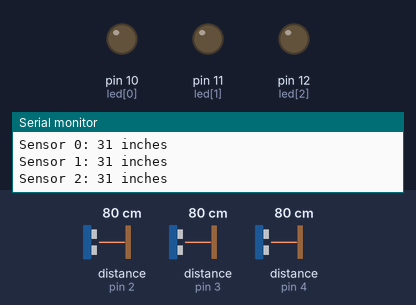
A sketch run on a simulated Arduino Uno, built with avr-gcc and run on an emulated ATmega328P. Shown: output pins drawn as LEDs (lit = HIGH), the last lines printed to the serial monitor. Wiring (inferred from the names in the program): 3 × ultrasonic range finder: trigger pin 2, echo pin 2 / trigger pin 3, echo pin 3 / trigger pin 4, echo pin 4. The inputs (shaded band) are chosen by the test bench; at power-on: distance to the obstacle (sensors on pin 3, pin 2, pin 4) 80 cm. The echo pulse lasts 58.3 µs per cm.

Above: at 1.2 s.
1.3 s: distance to the obstacle (sensor on pin 3) set to 18 cm
2.8 s: distance to the obstacle (sensor on pin 3) set to 14 cm
At 3.6 s:
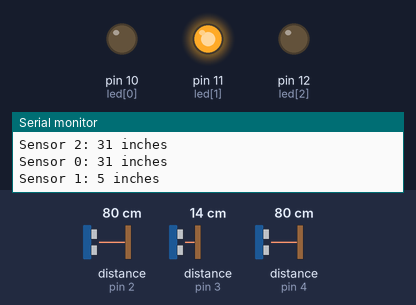
4.4 s: distance to the obstacle (sensor on pin 2) set to 17 cm
5.9 s: distance to the obstacle (sensor on pin 2) set to 14 cm
At 6.3 s:
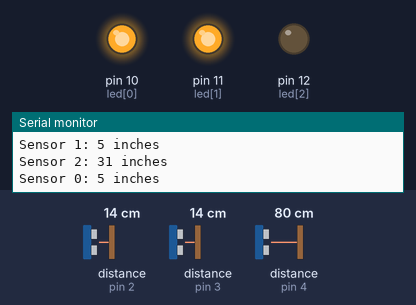
7.4 s: distance to the obstacle (sensor on pin 4) set to 17 cm
8.9 s: distance to the obstacle (sensor on pin 4) set to 13 cm
At 10.1 s:
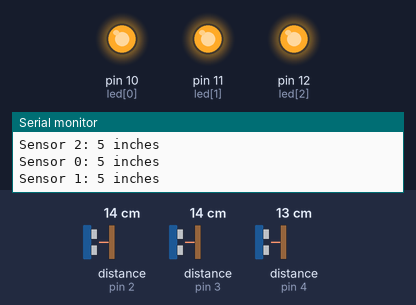
Timing chart, 0 to 11.4 s (numbered marks = the images above; inputs shaded):
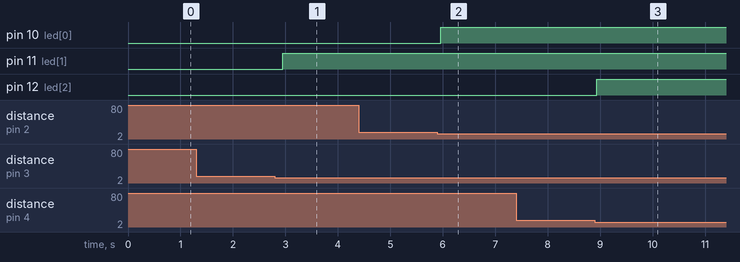

The sketch:

Three_Ultrasonics_With_Lights.ino
```cpp
// sets the constants for each of the sensor and led signal pins:
const int pingPin[] = {2, 3, 4};
const int led[] = {10, 11, 12};

// sets the increment counter for each sensor:
 int counter = 0;

void setup() {
  // initialize serial communication:
  Serial.begin(9600);

  // sets each LED pin to an output mode
  for (int i=0; i<3; i++) pinMode(led[i], OUTPUT);
}

void loop() {
  // establish variables for duration of the ping,
  // and the distance result in inches:
  long duration, inches;

  // resets counter if we run out of sensors
  if (counter == 3) counter = 0;

  // The PING))) is triggered by a HIGH pulse of 2 or more microseconds.
  // Give a short LOW pulse beforehand to ensure a clean HIGH pulse:
  pinMode(pingPin[counter], OUTPUT);
  digitalWrite(pingPin[counter], LOW);
  delayMicroseconds(2);
  digitalWrite(pingPin[counter], HIGH);
  delayMicroseconds(5);
  digitalWrite(pingPin[counter], LOW);

  // The same pin is used to read the signal from the PING))): a HIGH
  // pulse whose duration is the time (in microseconds) from the sending
  // of the ping to the reception of its echo off of an object.
  pinMode(pingPin[counter], INPUT);
  duration = pulseIn(pingPin[counter], HIGH);

  // convert the time into a distance
  inches = microsecondsToInches(duration);

  // turn on the led if object is within six inches
  if (inches < 6) {
     digitalWrite(led[counter], HIGH);
  } else {
    digitalWrite(led[counter], LOW);
  }

  // send the value in inches to the Serial Monitor for each sensor
  Serial.print("Sensor ");
  Serial.print(counter);
  Serial.print(": ");
  Serial.print(inches);
  Serial.println(" inches");

  // increment counter for the next loop
  counter++;

  // short delay before starting over again
  delay(100);
}

long microsecondsToInches(long microseconds) {
  // According to Parallax's datasheet for the PING))), there are
  // 73.746 microseconds per inch (i.e. sound travels at 1130 feet per
  // second).  This gives the distance travelled by the ping, outbound
  // and return, so we divide by 2 to get the distance of the obstacle.
  // See: http://www.parallax.com/dl/docs/prod/acc/28015-PING-v1.3.pdf
  return microseconds / 74 / 2;
}
```

Measured:
- the behaviour switches between 16 and 15 cm on distance to the obstacle (sensor on pin 3) (found by bisection; images 0 and 1)
- the behaviour switches between 16 and 15 cm on distance to the obstacle (sensor on pin 2) (found by bisection; images 1 and 2)
- the behaviour switches between 16 and 15 cm on distance to the obstacle (sensor on pin 4) (found by bisection; images 2 and 3)
- after the input at 2.8 s, pin 11 (led[1]): LOW → HIGH after 0.15 s
- after the input at 5.9 s, pin 10 (led[0]): LOW → HIGH after 0.06 s
- after the input at 8.9 s, pin 12 (led[2]): LOW → HIGH at once
